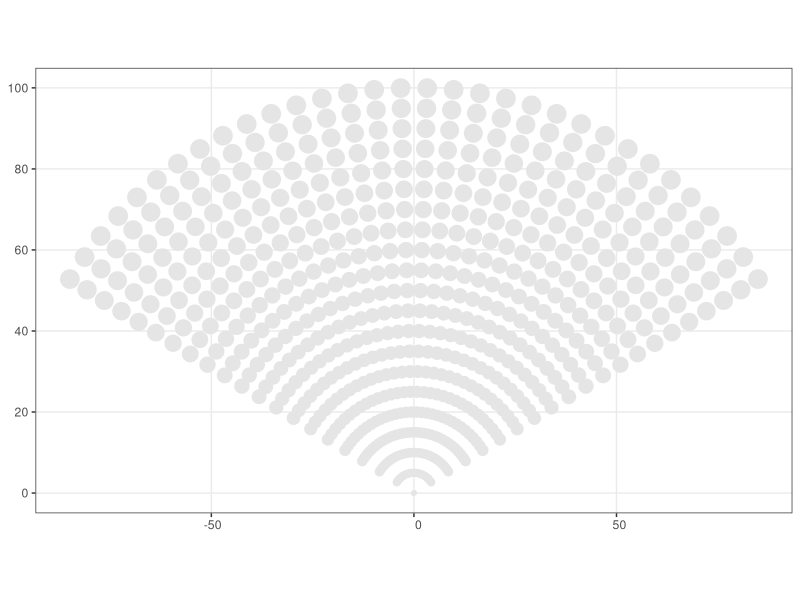
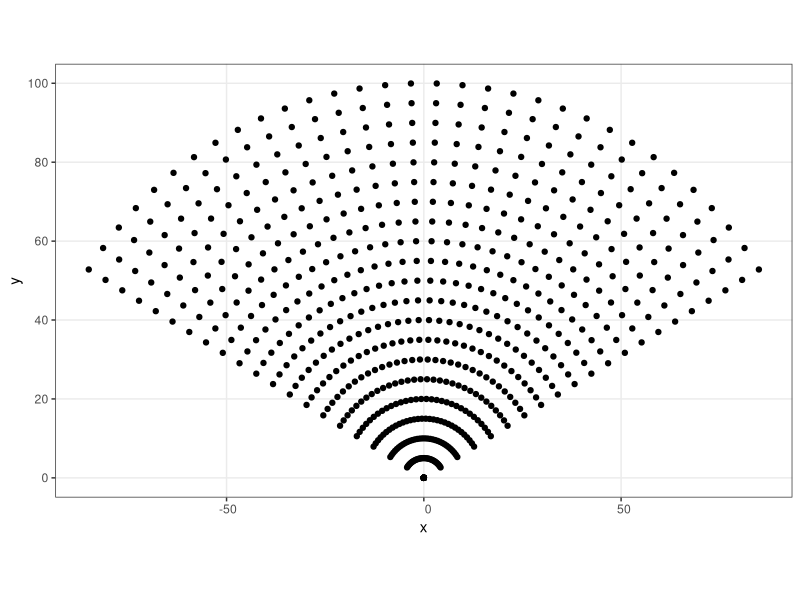
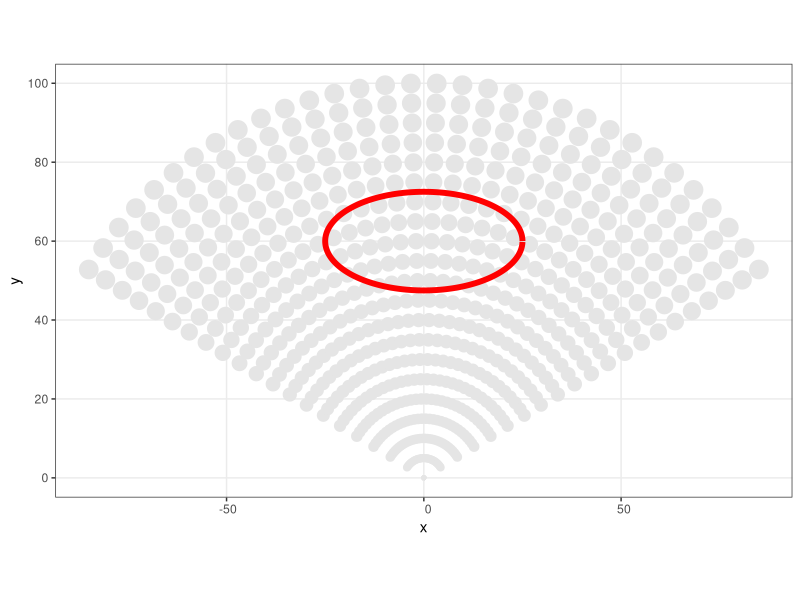
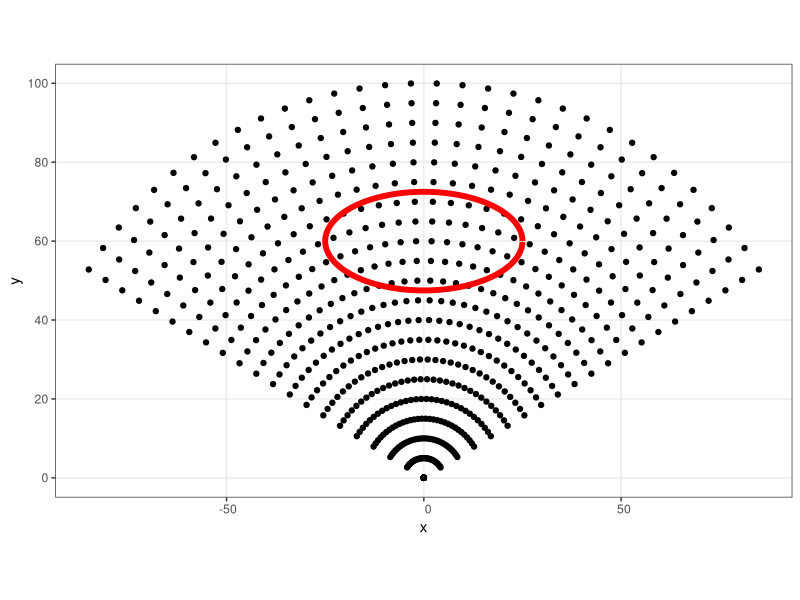
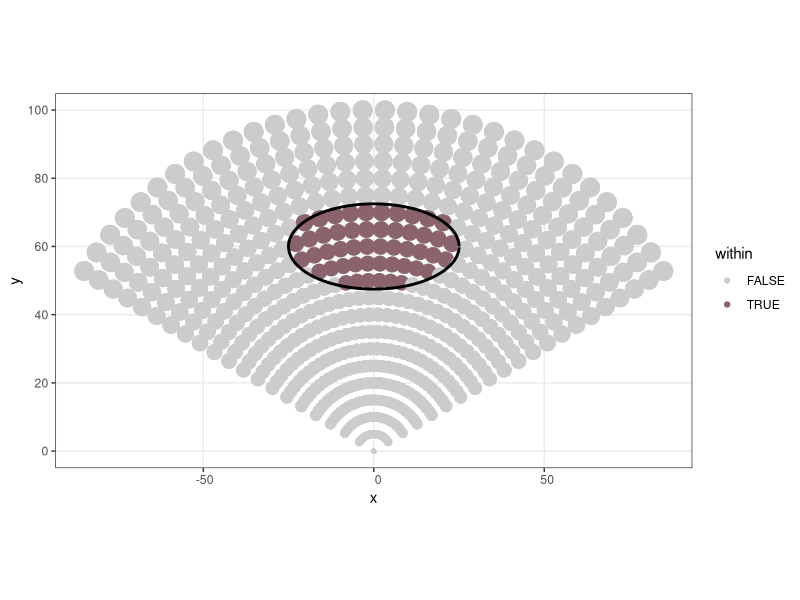
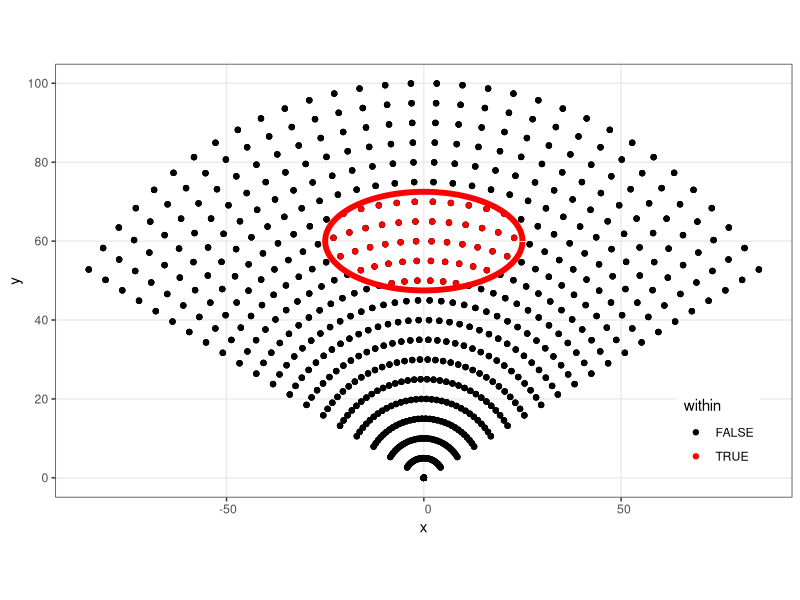
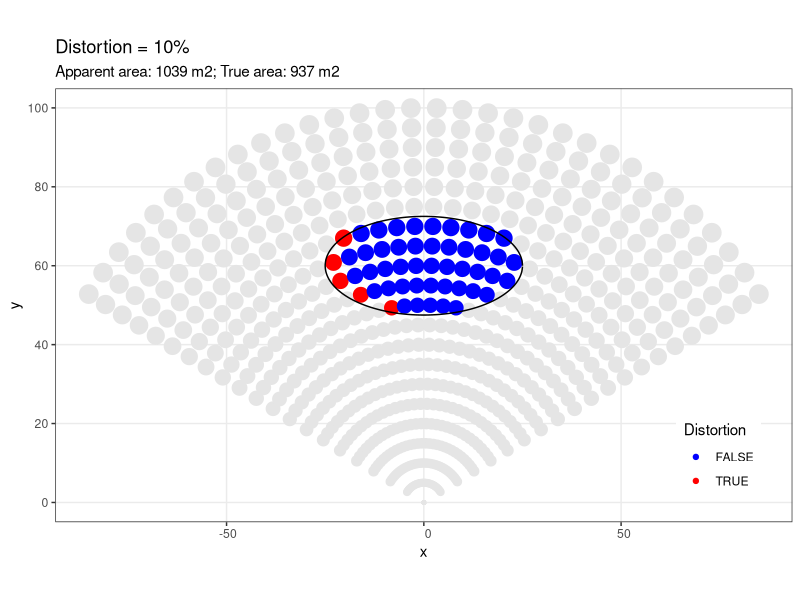
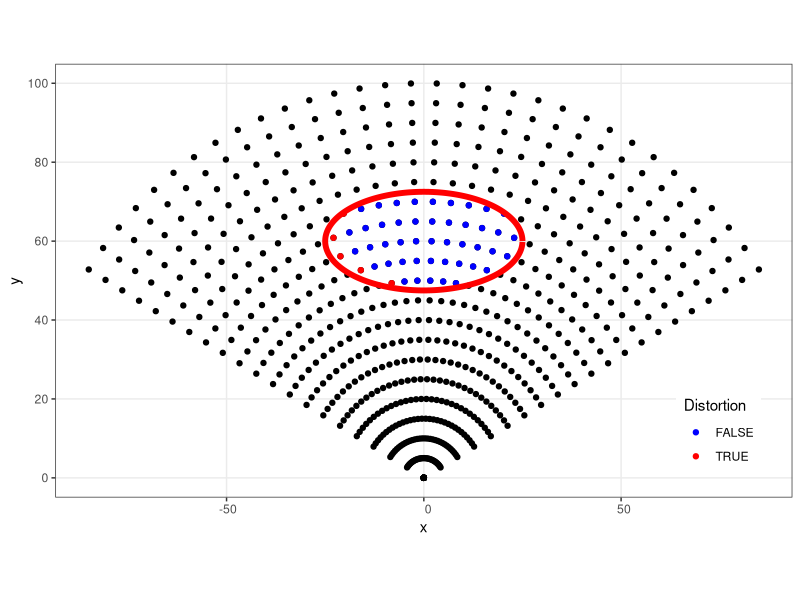

These charts were generated, in order, by the following R code:
# Script with the plain code of the app
# without interactivity to make it easier to understand and make changes
# 

library(tidyverse)
# library(dplyr)
# library(ggplot2)
theme_set(theme_bw())

library(sf)


# 1. Define the sonar swath ----------------

# Total sonar beamwidth (degrees):
beamwidth = 120
# Number of beams:
N = 32  
# Maximum sonar range:
rmax = 100
# Along-beam sonar resolution:
delta.r = 5
# Angular distance between consecutive beams:
phi.ang <- beamwidth/N
# Degree of overlap
overlap <- 2


beam <- expand.grid(
  # polar coordinates:
  angle = seq(-beamwidth/2 + phi.ang/2, beamwidth/2 - phi.ang/2, by = phi.ang), 
  radius = seq(0, rmax, by = delta.r)) |>
  as.data.frame() |> 
    mutate(
    value = 0,   # what do we need this value for?
    # cartesian coordinates:
    x = radius*sin(angle*pi/180), 
    y = radius*cos(angle*pi/180)
  ) 


unique(beam$angle) |> length() == N  # TRUE (cqd)

# convert it into a spatial object:
beam.sf <- sf::st_as_sf(beam, coords = c("x", "y"))
# beam.sf is a df but with the coordinates inside a list column named "geometry" 
str(beam.sf)

# Plot the swath of beams:
ggplot(beam.sf) + 
  # make the size fo the circles proportional to the radius (so they increase with distance)
  geom_sf(data = beam.sf, aes(geometry = geometry, size = (radius)/10), color = "grey90")  +
  # remove the legend
  guides(size = "none")

# Plot Figure 3 - :
ggplot(beam.sf) + 
  # make the size fo the circles proportional to the radius (so they increase with distance)
  geom_sf(data = beam.sf, aes(geometry = geometry), color = "black")  +
  # remove the legend
  guides(size = "none") +
  xlab("x") + ylab("y")



# 2. Define the distorted school ----------

# In this version of the software, we define the distorted school
# and the simulator estimates the corrected version that could have produced it

# Along-beam distance to the school CM (m):
ycm = 60
# Horizontal diameter (m):
diamx = 50
# Vertical diameter (m):
diamy = 25
# Major axis angle (degrees):
angle = 0

# plot the beam and an ellipse simulating the school
# store the ellipse plot into a variable (to extract the points afterwards)
ellip.ggplot <- ggplot() +
  ggforce::geom_ellipse(aes(x0 = 0, y0 = ycm , a = diamx/2, 
                            b = diamy/2, angle = pi*angle/180, 
                            fill = rgb(1, 0, 0, alpha = 0.1)), 
                        color = rgb(1, 0, 0, alpha = 0.1)) 
 
# access the ggplot data using ggplot_build()
# store the ellipse points as a polygon in a df
ellip.df <- ggplot_build(ellip.ggplot)$data[[1]] |> 
  select(x, y) 

# close the polygon adding the first row at the end:
ellip <- ellip.df |>  
  rbind(ellip.df[1,]) |>  
  as.matrix() 

# transform the ellipse into an sf object:
ellip.sf <- sf::st_polygon(list(ellip))

# plot the swath and ellipse together
ggplot(beam.sf) + 
  geom_sf(data = beam.sf, aes(geometry = geometry, size = (radius)/10), color = "grey90")  +
  geom_path(data = ellip.df, aes(x = x, y = y), color = "red", linewidth = 2 ) +
  guides(size = "none")


# plot the swath and ellipse together
# Figure 3 - bottom
ggplot(beam.sf) + 
  geom_sf(data = beam.sf, aes(geometry = geometry), color = "black")  +
  geom_path(data = ellip.df, aes(x = x, y = y), color = "red", linewidth = 2 ) +
  guides(size = "none")

# 3. Select the swath samples inside the school ellipse ------------

# Select those points of the swath inside the distorted ellipse
large.beam.sf <- sf::st_within(x = beam.sf, y = ellip.sf)
# I think that st_contains() would be the proper function, 
# but st_within() works as well

# Extract the index of the inner points into "index":
index <- as.data.frame(large.beam.sf)[[1]]

# Identify the inner points in beam.sf in the column "within"
beam.sf <- beam.sf  |> 
  mutate(
    i = 1, 
    i = cumsum(i), 
    # this is T when the swath coincides within the distorted school
    within = ifelse(i %in% index, T, F)
  )

# plot the swath and ellipse together
ggplot(beam.sf) + 
  geom_sf(data = beam.sf, aes(geometry = geometry, size = (radius)/10), color = "grey80")  +
  geom_sf(data = beam.sf, aes(geometry = geometry, size = (radius)/10), color = "grey80")  +
  geom_sf(data = beam.sf, aes(geometry = geometry, size = (radius)/10, color = within))  +
  scale_color_manual(values = c("grey80", "pink4")) +
  geom_path(data = ellip.df, aes(x = x, y = y), color = "black", linewidth = 1 ) +
  guides(size = "none")

# Figure 3 
# plot the swath and ellipse together
ggplot(beam.sf) + 
  geom_sf(data = beam.sf, aes(geometry = geometry), color = "black")  +
  geom_sf(data = beam.sf, aes(geometry = geometry), color = "black")  +
  geom_sf(data = beam.sf, aes(geometry = geometry, color = within))  +
  scale_color_manual(values = c("black", "red")) +
  geom_path(data = ellip.df, aes(x = x, y = y), color = "red", linewidth = 2 ) +
  guides(size = "none") +
  # guides(color = "none")
  theme(legend.position = c(0.9, 0.15)) 



# 4. Correct overlap distortion -------------
#++++++++++++++++++++++++++++++++++++++++++++


## 4.1 Correct the ellipse -------------
#++++++++++++++++++++++++++++++++++++++++++++

a.cor <- diamx/2 - 2*(overlap + 1/2)*ycm*tan(pi*phi.ang/360)*(abs(cos(pi*angle/180)))
b.cor <- diamy/2 - 2*(overlap + 1/2)*ycm*tan(pi*phi.ang/360)*(abs(sin(pi*angle/180)))

# plot the ellipse simulating the corrected school
# store the ellipse plot into a variable (to extract the points afterwards)
ellip.cor.ggplot <- ggplot() +
  ggforce::geom_ellipse(aes(x0 = 0, y0 = ycm , a = a.cor, 
                            b = b.cor, angle = pi*angle/180)) 

# access the ggplot data using ggplot_build()
# store the ellipse points as a polygon in a df
ellip.cor.df <- ggplot_build(ellip.cor.ggplot)$data[[1]] |>
  select(x, y) 

# close the polygon adding the first row at the end:
ellip.cor <- ellip.cor.df |>  
  rbind(ellip.cor.df[1,]) |> 
  as.matrix() 

# transform the ellipse into an sf object:
ellip.cor.sf <- sf::st_polygon(list(ellip.cor))


## 4.2 Remove overlapped beams -------------
#+++++++++++++++++++++++++++++++++++++++++++
overlap = 2

# Select the samples inside the distorted ellipse:
school.sf <- beam.sf |> 
  filter(within == T) |> 
  mutate(corrected = T) |> 
  select(angle:within, corrected) 
school.sf$corrected |> sum()

# Now we remove increasing layers of beams according to the DO value set
if (overlap > 0) {
  school.sf <- school.sf |> 
    # Delete the last left beam of the within school swath in each radius:
    group_by(radius) |>  
    mutate(
      corrected = if_else(angle == min(angle), F, within)
      # (we must delete one, so could have chosen the right instead the left one)
    ) |> ungroup() 
} 
school.sf$corrected |> sum()

if (overlap > 100) {
  school.sf <- school.sf |> 
    # Delete the next last beam of the within school swath in each radius:
    group_by(radius) |>  
    mutate(
      corrected = if_else(angle == max(angle), F, corrected)
    ) |> ungroup() 
} 
school.sf$corrected |> sum()

if (overlap > 2) {
  school.sf <- school.sf |> 
    # Delete the next last beam of the within school swath in each radius:
    group_by(radius) |>  
    mutate(
      # set the second minimum value to FALSE
      corrected = if_else(angle == head(sort(angle), 2)[2], F, corrected)
    ) |> ungroup() 
} 
school.sf$corrected |> sum()

if (overlap > 3) {
  school.sf <- school.sf |> 
    # Delete the next last beam of the within school swath in each radius:
    group_by(radius) |>  
    mutate(
      # set the second maximum value to F
      corrected = if_else(angle == tail(sort(angle), 2)[1], F, corrected)
    ) |> ungroup() 
} 
school.sf$corrected |> sum()

if (overlap > 4) {
  school.sf <- school.sf |> 
    # Delete the next last beam of the within school swath in each radius:
    group_by(radius) |>  
    mutate(
      # set the third minimum value to F
      corrected = if_else(angle == head(sort(angle), 3)[3], F, corrected)
    ) |> ungroup() 
} 
school.sf$corrected |> sum()

if (overlap > 5) {
  school.sf <- school.sf |> 
    # Delete the next last beam of the within school swath in each radius:
    group_by(radius) |>  
    mutate(
      # set the third maximum value to F
      corrected = if_else(angleS == tail(sort(angle), 3)[1], F, corrected)
    ) |> ungroup() 
} 
school.sf$corrected |> sum()



## 4.3 Calculate percentage of distortion -------------
#++++++++++++++++++++++++++++++++++++++++++++++++++++++

school.sf <- school.sf |> mutate(Distortion = !corrected)
school.sf$Distortion[is.na(school.sf$Distortion)] <- T

school.df <- school.sf |> st_drop_geometry() 


# Calculate the area of the samples for each radius
school.sf <- school.sf |> 
  mutate(
    radius.plus = radius + delta.r,
    Area = (phi.ang*pi/360)*(radius.plus^2 - radius^2)
  )

# Filter the distortion-corrected school
school.cor.sf <- school.sf |> filter(!Distortion)

# Esimate the area of the distorted ellipse:
Area.ellipse <- st_area(ellip.sf)
# Estimate the area of the distorted school
Area.dist <- school.sf |> st_drop_geometry() |>  summarise(round(sum(Area))) |> pull()
# Estimate the area of the distortion-corrected school
Area.cor <- school.cor.sf |> st_drop_geometry() |>  summarise(round(sum(Area))) |> pull()
# Percentage of distortion:
Dist.pctg <- round(100*(Area.dist - Area.cor)/Area.dist)


## 4.4 Make the plot -------------
#+++++++++++++++++++++++++++++++++++++++++++

# Select the manual colors so they work properly in both cases
# Select the manual colors so they work properly in both cases
if (overlap == 0) {colores <- c("blue","red")} else {
  if (length(unique(school.sf$Distortion)) == 2)
    colores <- c("blue","red") else colores <- "red"
}

# Plots
ggplot(beam.sf) + 
  ggtitle(paste0("Distortion = ", Dist.pctg, "%"),
          subtitle = paste("Apparent area:", Area.dist, "m2;", 
                           "True area:", Area.cor, "m2")) +
  # plot the swath
  geom_sf(data = beam.sf, aes(geometry = geometry, size = (radius)/10), color = "grey90")  +
  # plot the school (distorted and correct samples in different colors):
  geom_sf(data = school.sf, aes(geometry = geometry, size = (radius)/10, color = Distortion))  +
  # distorted ellipse
  geom_path(data = ellip.df, aes(x = x, y = y)) +
  scale_color_manual(values =  colores) +
  guides(size = "none")  +
  # guides(color = "none")
  theme(legend.position = c(0.9, 0.15)) 


# Figure 3 
# Plots
ggplot(beam.sf) + 
  # plot the swath
  geom_sf(data = beam.sf, aes(geometry = geometry), color = "black")  +
  # plot the school (distorted and correct samples in different colors):
  geom_sf(data = school.sf, aes(geometry = geometry, color = Distortion))  +
  # distorted ellipse
  geom_path(data = ellip.df, aes(x = x, y = y), color = "red", linewidth = 2) +
  scale_color_manual(values =  colores) +
  guides(size = "none")  +
  # guides(color = "none")
  theme(legend.position = c(0.9, 0.15)) 

# Figure 3 
# Plots
ggplot(beam.sf) + 
  ggtitle(paste0("Distortion = ", Dist.pctg, "%"),
          subtitle = paste("Apparent area:", Area.dist, "m2;", 
                           "True area:", Area.cor, "m2")) +
  # plot the swath
  geom_sf(data = beam.sf, aes(geometry = geometry), color = "black")  +
  # plot the school (distorted and correct samples in different colors):
  geom_sf(data = school.sf, aes(geometry = geometry, color = Distortion))  +
  # distorted ellipse
  geom_path(data = ellip.df, aes(x = x, y = y)) +
  scale_color_manual(values =  colores) +
  guides(size = "none")  +
  # guides(color = "none")
  theme(legend.position = c(0.9, 0.15)) 
